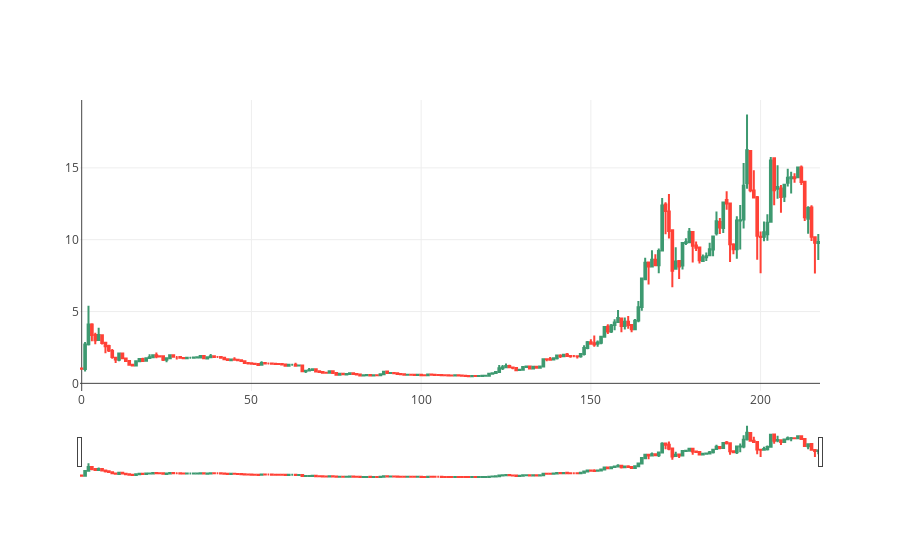

This figure's notebook cell:
### Code cell
def plot_candlestick(df):
    
    # Import plotly and enable offline mode
    import plotly.offline as py
    import plotly.graph_objs as go
    import plotly.figure_factory as ff
    py.init_notebook_mode(connected=True)

    trace = go.Candlestick(x=df.index,
                           open=df.Open,
                           high=df.High,
                           low=df.Low,
                           close=df.Close)
    data = [trace]
    py.iplot(data, filename='simple_candlestick')
    
    return 0

plot_candlestick(prices['EOS'][::-1].reset_index(drop=True))

### Figure 1 — Plotly figure (JSON) as saved in the notebook; plotly's stock layout.template omitted (floating-point values rounded to 4 significant figures; data arrays with more than 128 entries replaced by an {"elided": "..."} marker saying what was removed)
{"data": [{"close": {"elided": "218 float values"}, "high": {"elided": "218 float values"}, "low": {"elided": "218 float values"}, "open": {"elided": "218 float values"}, "type": "candlestick", "x": {"elided": "218 int values"}}], "layout": {}}
